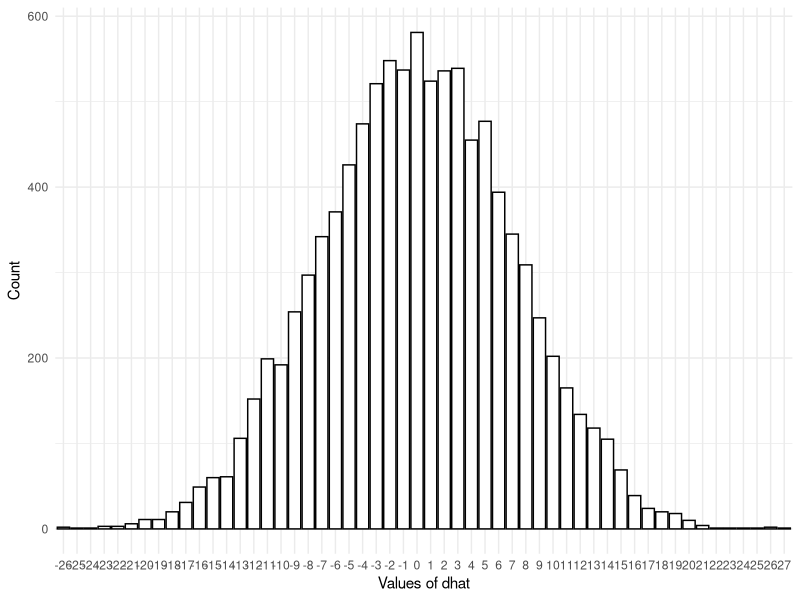
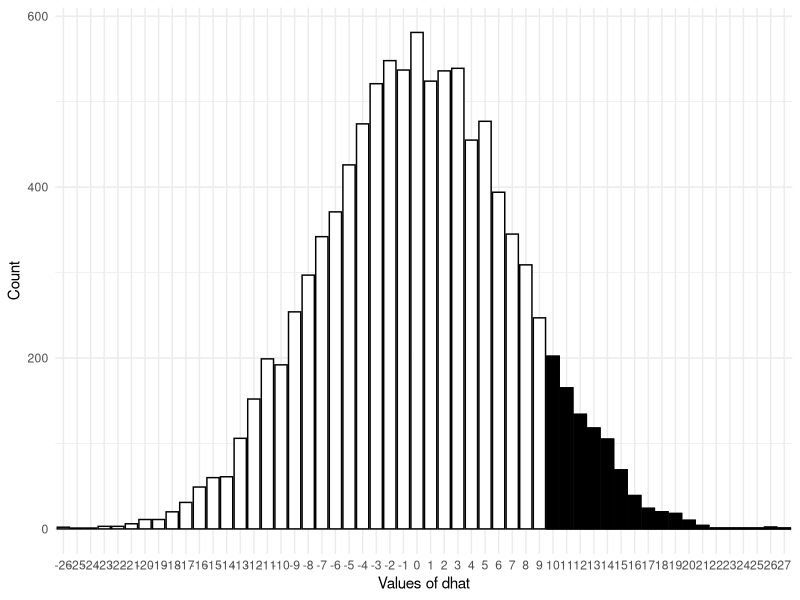

Write the R code that produced these figures, in order.
## ---- chunk 1
knitr::opts_chunk$set(eval = TRUE)
knitr::opts_chunk$set(fig.path = "../assets/class02/")
knitr::opts_chunk$set(fig.height = 5)
knitr::opts_chunk$set(fig.width = 8.5)
knitr::opts_chunk$set(out.width = "100%")
knitr::opts_chunk$set(dpi = 300)

library(dplyr)
library(ggplot2)

set.seed(1)
## ---- chunk 2
white <- sample(c("survived", "died"), size=100, replace=TRUE)
white
## ---- chunk 3
red <- sample(c("survived", "died"), size=100, replace=TRUE)
red
## ---- chunk 4
phat_w <- mean(white == "survived") * 100
phat_w
## ---- chunk 5
phat_r <- mean(red == "survived") * 100
phat_r
## ---- chunk 6
dhat <- phat_w - phat_r
dhat
## ---- chunk 7
N <- 10000
dhat_set <- rep(0, 10000)
for (i in seq_len(N))
{
  white <- sample(c("survived", "died"), size=100, replace=TRUE)
  phat_w <- mean(white == "survived") * 100

  red <- sample(c("survived", "died"), size=100, replace=TRUE)
  phat_r <- mean(red == "survived") * 100

  dhat <- phat_w - phat_r
  dhat_set[i] <- dhat
}
## ---- chunk 8
dhat_set[1:100]
## ---- chunk 9
df <- data_frame(dhat = round(dhat_set))
ggplot(df, aes(factor(dhat))) +
  geom_bar(color = "black", fill = "white") +
  xlab("Values of dhat") + ylab("Count") +
  theme_minimal()
## ---- chunk 10
df <- data_frame(dhat = round(dhat_set))
ggplot(df, aes(factor(dhat))) +
  geom_bar(color = "black", fill = "white") +
  geom_bar(color = "black", fill = "black", data = filter(df, dhat >= 10)) +
  xlab("Values of dhat") + ylab("Count") +
  theme_minimal()
## ---- chunk 11
mean(dhat_set >= 10) * 100
